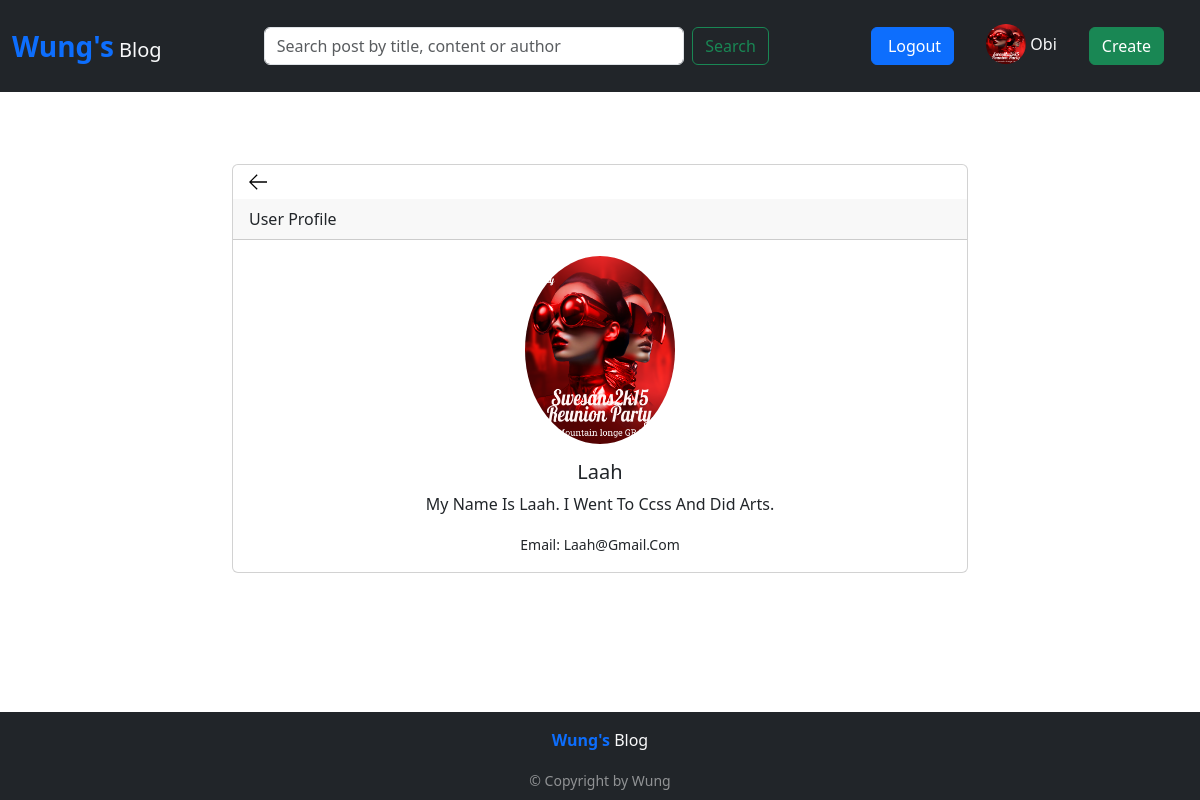
/profile/3/ (signed in), run on the app's committed database.
### blog/models.py (models this page shows, shortened)
class UserProfile(models.Model):
    user = models.OneToOneField(User, on_delete=models.CASCADE)
    bio = models.TextField(blank=True)
    profile_picture = models.ImageField(upload_to='profile_pictures', null=True, blank=True)
    created = models.DateTimeField(auto_now_add=True)
    updated = models.DateTimeField(auto_now=True)

### blog/views.py (the view)
# urls.py: path('profile/<str:pk>/', views.userProfile, name="profile"),
def userProfile(request, pk):
    user = get_object_or_404(User, id=pk)
    user_profile = get_object_or_404(UserProfile, user=user)
    context = {
        'user':user,
        'user_profile':user_profile
    }
    return render(request, 'user-profile.html', context)

### blog/context_processors.py (called while the page is built)
def user_profile(request):
    if request.user.is_authenticated:
        try:
            user_profile, created = UserProfile.objects.get_or_create(user=request.user)
        except UserProfile.DoesNotExist:
            user_profile = None
    else:
        user_profile = None
    return {'user_profile': user_profile}

### templates/user-profile.html (shortened to what this page needs)
{% extends 'includes/base.html' %}
{% load static %}
{% block content %}
<div class="container mt-4">
    <div class="row justify-content-center">
        <div class="col-md-8">
            <div class="card mt-5">
                <a href="{% url 'home' %}">
                    <svg version="1.1" xmlns="http://www.w3.org/2000/svg" width="18" class="mb-2 mt-2 ms-3" height="18"
                        viewBox="0 0 32 32">
                        <title>arrow-left</title>
                        <path
                            d="M13.723 2.286l-13.723 13.714 13.719 13.714 1.616-1.611-10.96-10.96h27.625v-2.286h-27.625l10.965-10.965-1.616-1.607z">
                        </path>
                    </svg>
                </a>
                <div class="card-header">
                    User Profile
                </div>
                <div class="card-body text-center">
                    {% if user_profile.profile_picture %}
                        <img src="{{ user_profile.profile_picture.url }}" class="profile-picture mb-3" alt="Profile Picture">
                    {% else %}
                        <img src="{% static 'images/th.jpeg' %}" class="rounded-circle me-2" width="40" height="40" alt="User Profile">
                    {% endif %}
                    <h5 class="card-title text-capitalize">{{ user.username }}</h5>
                    <p class="card-text text-capitalize">{{ user_profile.bio }}</p>
                    <small class="card-text text-capitalize">Email: {{user.email}}</small> <br>
                </div>
            </div>
        </div>
    </div>
</div>
{% endblock %}

### templates/includes/navbar.html (shortened to what this page needs)
{% load static %}
<nav class="navbar navbar-expand-lg bg-dark py-3">
    <div class="container-fluid">
        <a class="navbar-brand text-light" href="{% url 'home' %}">
            <span class="text-primary fw-bold fs-3">Wung's</span> Blog
        </a>
        <div class="collapse navbar-collapse" id="navbarTogglerDemo01">
            <form class="d-flex mx-auto w-50" role="search" id="searchForm" method="GET">
                <input class="form-control me-2" type="search" id="searchInput" value="{{ q }}" name="q" placeholder="Search post by title, content or author" aria-label="Search">
                <button class="btn btn-outline-success" type="submit">Search</button>
            </form>
            <ul class="navbar-nav ms-3 mb-2 mb-lg-0 align-items-center">
                <li class="nav-item">
                    {% if request.user.is_authenticated %}
                        <a class="btn btn-primary ps-3 me-4" href="{% url 'logout' %}">Logout</a>
                    {% else %}
                        <a class="btn btn-primary ps-3 me-4" href="{% url 'login' %}">Login/Signup</a>
                    {% endif %}
                </li>
                {% if request.user.is_authenticated and user_profile %}
                <li class="nav-item d-flex align-items-center me-4">
                    <a class="nav-link text-light" href="{% url 'profile' request.user.id %}">
                        {% if user_profile.profile_picture %}
                            <img src="{{ user_profile.profile_picture.url }}" width="40" height="40" class="profile-picture rounded-circle mb-1" alt="Profile Picture">
                        {% else %}
                            <img src="{% static 'images/th.jpeg' %}" class="rounded-circle me-2" width="40" height="40" alt="User Profile">
                        {% endif %}
                        <span class="text-capitalize">{{ request.user.username }}</span>
                    </a>
                </li>
                {% endif %}
                {% if request.user.is_authenticated %}
                <li class="nav-item">
                    <a class="btn btn-success me-4" href="{% url 'create-post' %}">Create</a>
                </li>
                {% endif %}
            </ul>
        </div>
    </div>
</nav>

### static/styles/main.css (style rules this page uses)
html, body { height: 100%; }
body { display: flex; flex-direction: column; }

### templates/includes/base.html (style rules this page uses)
html, body { height: 100%; }
body { display: flex; flex-direction: column; }

### templates/user-profile.html (style rules this page uses)
.profile-picture { max-width: 150px; border-radius: 50%; }

### data on the page
UserProfile: profile_picture (picture), bio "My Name Is Laah. I Went To Ccss And Did Arts."

### other printed values
{{ request.user.username }} "Obi"
{{ user.username }} "Laah"
{{ user.email }} "Laah@gmail.com"
